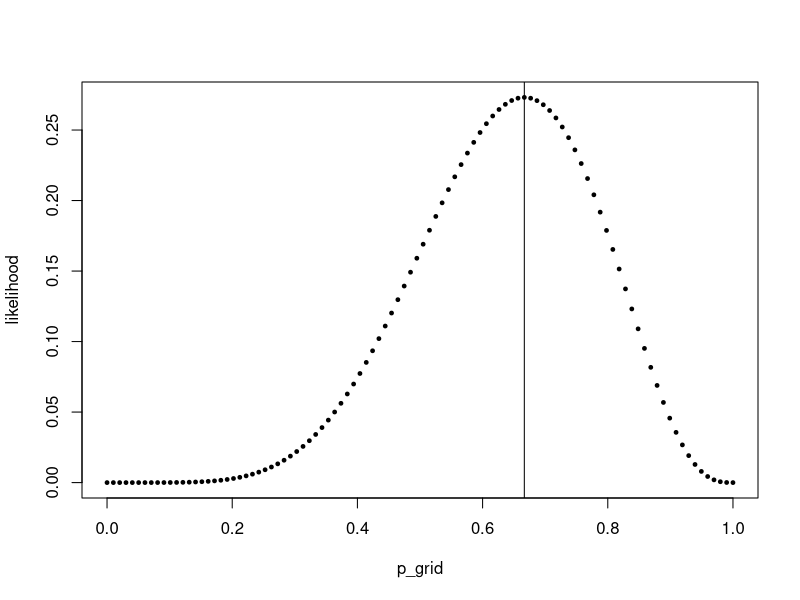
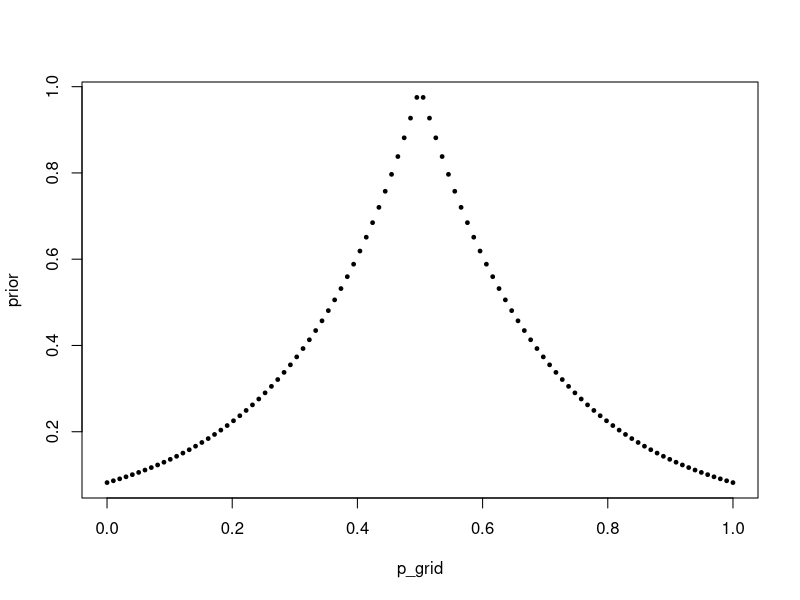
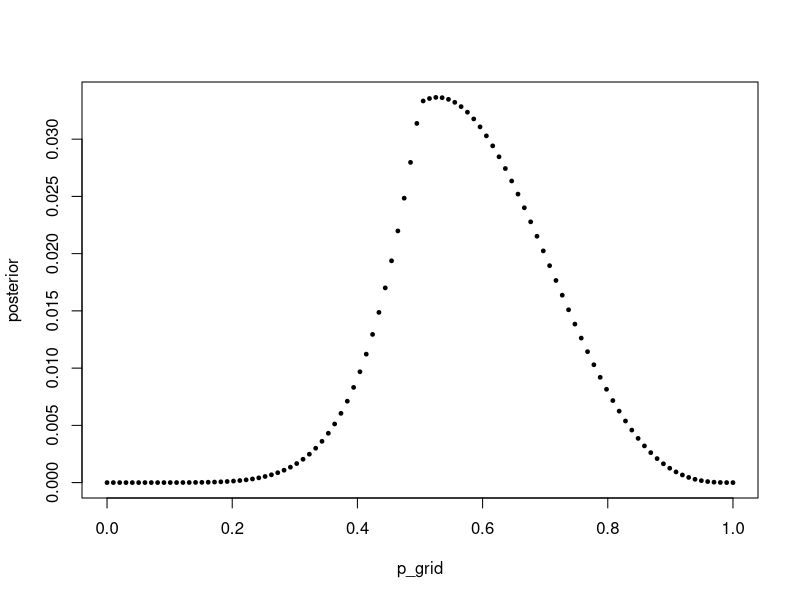

These figures' R source, in order: (Note: this script raises an error after producing the figures.)
# Globe tossing example

# You want to know what proportion of the surface of the earth is water, and which proportion is land.
# You take a globe, the size of your hand, and toss it up in the air.
# When you catch the globe, you see what you have under your index finger: water (W) or land (L).

# After nine tosses, the data look like this:

globe=c("W","L","W","W","W","L","W","L","W") # six "W" and three "L".

# Based on these data, what are likely values of the proportion water (p)?

# Initially, p can take any value between 0 and 1.
# An estimate of this proportion is called the posterior distribution. 
# It is called posterior, because the estimate is conditional on the observations. p(water|observations).

# The way this is calculated follows Bayes' rule, that the conditional probability p(y|x) can be 
# deduced from the probability p(x|y) by the rule

#             p(x|y) * p(y)
# p(y|x) = -------------------
#                 p(x)

# The three elements on the righthand side of this equation are:
# 
# p(x|y): the likelihood of the data given different values of p.
# How likely is it to get six "W" and three "L" if the probability of "W" is 0.1, 0.2, 0.6, etc. 

# p(y): What are a priori likely or unlikely values of p? This is called the prior.

# The first two elements are the most important elements of the equation: Posterior is likelihood times prior.
# The third element p(x) is a factor that is used to ensure that the values of the posterior distribution 
# or the surface under the posterior distribution sums up to 1, making it a probability distribution.

# A relatively simple approach to the problem is to use grid approximation.
# This approach implies that instead of taking all values of p (infinitely many between zero and one)
# a finite number is taken:

p_grid = seq(0,1,length.out=100) # 100 values from 0 to 1.

# For each of these values the likelihood is determined, that the value produced the data.
# There are six out of nine "W" observations. This, for instance, makes it unlikely that p has a value
# close to zero. Also the values zero and 1 are excluded since both possiblities occur in the data.

# The likelihood for each of the 100 values of p is determined by the binomial distribution.
# This distribution tells you how likely an outcome is, given a certain value of a probability.
# For instance, how likely is to get nine heads out of ten tosses, assuming that the probability of 
# heads is 0.5?

dbinom(x=9,size=10,p=0.5) # Less than one percent.

# For the globe tossing experiment, these probabilities are calculated for every possible value of p:

likelihood=dbinom(6,size=9,prob=p_grid)
plot(p_grid, likelihood,pch=19,cex=0.5) 
abline(v=6/9) # The top of the curve is at 6/9 = 0.6667.

# The prior can be of different shapes.
# All values of p may be equally likely (uniform prior).
# prior=rep(1,100) # uniform prior
# prior=ifelse(p_grid<0.5,0,1) # second prior
prior=exp(-5*abs(p_grid-0.5)) # peaked prior

plot(p_grid,prior,pch=19,cex=0.5)

# The posterior is then calculated by multiplying the prior with the likelihood:

posterior = likelihood * prior
posterior=posterior/sum(posterior) # standardize so that the sum equals 1.
plot(p_grid,posterior,pch=19,cex=0.5)

# Once the posterior distribution is in place, you can start asking questions about it.
# These questions relate to point estimates (what is the mean) or interval estimates.

# One way of giving answers to such questions is to draw repeated samples from 
# the grid, relative to the posterior plausability of each value.

samples=sample(p_grid,size=1e5,replace=TRUE,prob=posterior) # 
mean(samples) # The mean
quantile(samples,c(0.1,0.9)) # 80% percentile interval

# What is the probability that the proportion of water is smaller than 0.5?
sum(posterior[p_grid<.5])

dataframe$`a31`



# How likely is it that the proportion of water is less than 0.5?

sum(posterior[p_grid<.5]) # 17%

# Give a 
